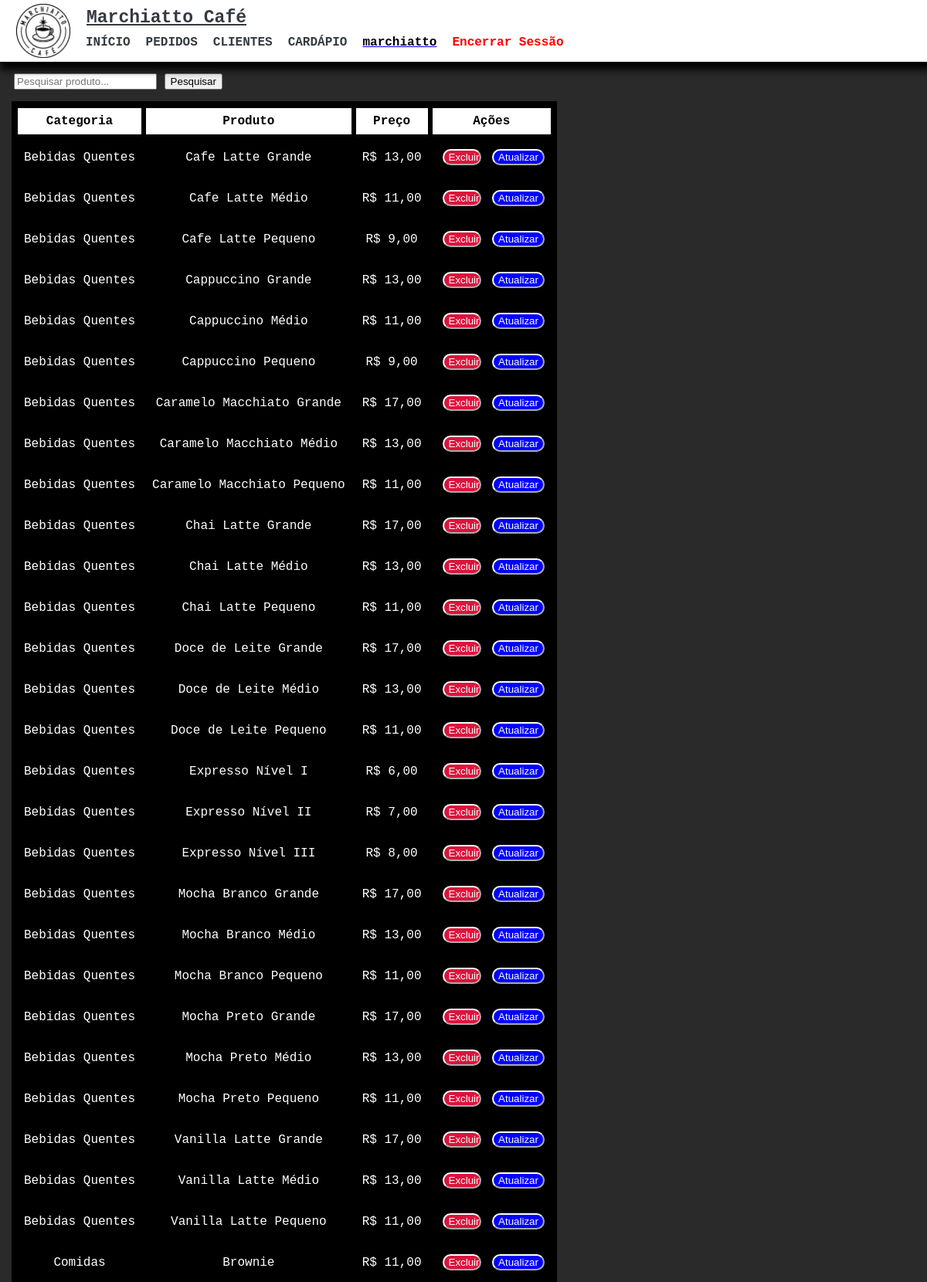
Page /admin/cardapio.php (signed in, upper part) on the committed database.
### tables this page shows
CREATE TABLE `usuarios` (
  `idUsuario` int(11) NOT NULL,
  `nome` varchar(80) NOT NULL,
  `senha` varchar(64) NOT NULL
);

CREATE TABLE `produtos` (
  `id` int(11) NOT NULL,
  `nome` varchar(100) NOT NULL,
  `descricao` text DEFAULT NULL,
  `categoria_id` int(11) NOT NULL,
  `preco` decimal(10,2) NOT NULL
);

CREATE TABLE `categoria` (
  `id` int(11) NOT NULL,
  `nome` varchar(100) NOT NULL
);

### php/verifica.php (called while the page is built)
<?php
require 'connect.php';
if (isset($_SESSION['idUser']) && !empty($_SESSION['idUser'])) {
    require_once 'user.class.php';
    $u = new Usuario();
    $listalogado = $u -> logado($_SESSION['idUser']);
    $nomeUser = $listalogado['nome'];
} else {
    header("Location: ../login.php");
}
?>

### php/user.class.php (called while the page is built, shortened)
<?php
class Usuario{
    public function logado($id){
        global $pdo;
        $array = array();
        $sql = "SELECT nome FROM usuarios WHERE idUsuario = :idUsuario";
        $sql = $pdo -> prepare($sql);
        $sql -> bindValue("idUsuario", $id);
        $sql -> execute();
        if($sql -> rowCount() > 0){
            $array = $sql -> fetch();
        }
        return $array;
    }
}
?>

### admin/cardapio.php (the view, shortened to what this page needs)
<!DOCTYPE html>
<html lang="pt-BR">
<head>
    <link rel="stylesheet" href="../css/admin.css">
</head>
<body class="espaco_cabecalho">
    <?php
    require '../php/verifica.php';
    require_once 'cabecalho.php';
    if (isset($_SESSION['idUser']) && !empty($_SESSION['idUser'])): ?>
        <div>
            <form id="formPesquisaProduto" method="post">
                <input style="margin-left:18px; margin-bottom: 15px;" type="text" id="inputPesquisa" name="pesquisar"
                    placeholder="Pesquisar produto...">
                <input type="submit" value="Pesquisar">
            </form>
        </div>
        <div>
            <?php
            include ("../php/connect.php");
            $sql = "SELECT p.id AS id_produto, p.nome AS produto, p.preco AS preco, c.id AS categoria_id, c.nome AS categoria, p.descricao AS descricao
                    FROM produtos p
                    INNER JOIN categoria c ON p.categoria_id = c.id
                    ORDER BY c.nome, p.nome";
            try {
                $stmt = $pdo->query($sql);
                if ($stmt->rowCount() > 0) {
                    echo "<table id='tabelaCardapio' class='table-clientes'>
                            <thead>
                                <tr>
                                    <th>Categoria</th>
                                    <th>Produto</th>
                                    <th>Preço</th>
                                    <th>Ações</th>
                                </tr>
                            </thead>";
                    while ($row = $stmt->fetch(PDO::FETCH_ASSOC)) {
                        echo "<tr class='table-selecionada'>
                                <td>" . $row['categoria'] . "</td>
                                <td>" . $row['produto'] . "</td>
                                <td>R$ " . number_format($row['preco'], 2, ',', '.') . "</td>
                                <td>
                                    <form action='../php/deletar_produto.php' method='post' style='display: inline-block;'>
                                        <input type='hidden' name='id_produto' value='" . $row['id_produto'] . "'>
                                        <input class='botaoexcluir' style='width: 50px; margin: 5px;' type='submit' value='Excluir'>
                                    </form>
                                    <button class='botaoatualizar'onclick='openModal(\"myModal" . $row['id_produto'] . "\")'>Atualizar</button>
                                </td>
                            </tr>";
                    }
                    echo "</table>";
                } else {
                    echo "<p class='table-cardapio'>Nenhum produto encontrado.</p>";
                    $resetSql = "ALTER TABLE produtos AUTO_INCREMENT = 1";
                    $pdo->query($resetSql);
                }
            } catch (PDOException $e) {
                echo "Erro: " . $e->getMessage();
            }
            ?>
        </div>
    <?php else:
        header("Location: ../login.php");
    endif; ?>
</body>
</html>

### admin/cabecalho.php (shortened to what this page needs)
<head>
    <link rel="stylesheet" href="../css/cabecalho.css">
</head>
<nav class="header">
  <a href="#" class="logo">
    <img src="../images/logo.jpg" alt="Marchiatto Café Logo">
  </a>
  <div class="container-fluido">
    <div class="navbar-brand-container">
      <a class="navbar-brand" href="admin.php">Marchiatto Café</a>
    </div>
    <ul class="navbar-nav">
      <li class="nav-item">
        <a class="nav-link active" aria-current="page" href="admin.php">INÍCIO</a>
      </li>
      <li class="nav-item">
        <a class="nav-link" href="pedidos.php">PEDIDOS</a>
      </li>
      <li class="nav-item">
        <a class="nav-link" href="clientes.php">CLIENTES</a>
      </li>
      <li class="nav-item">
        <a class="nav-link" href="cardapio.php">CARDÁPIO</a>
      </li>
      <li class="nav-item">
        <a class="nav-item-user" href="gerenciar_admins.php"><span style="color: black; font-weight: bold;"><?php echo $nomeUser ?></span></a>
      </li>
      <li class="nav-item">
        <a class="nav-link" href="../php/logout.php" style="color: red;">Encerrar Sessão</a>
      </li>
    </ul>
  </div>
</nav>

### css/admin.css (style rules this page uses)
body { font-family: 'Oswald', sans-serif; margin: 0; padding: 0; background-color: rgb(42, 42, 42); padding-top: 10px; }
.espaco_cabecalho { padding-top: 95px; }
.table-clientes { background-color: #000000; color: rgb(255, 255, 255); padding: 10px; margin-left: 15px; table-layout: auto; width: auto; padding: 5px 4px; }
.botaoexcluir { cursor: pointer; border-radius: 20px; background-color: crimson; border-color: white; color: white; }
.botaoatualizar { cursor: pointer; border-radius: 20px; background-color: blue; border-color: white; color: white; }
thead { color: black; background-color: white; }
.table-clientes td, .table-clientes th { text-align: center; border: 2px solid #000000; padding: 8px; }

### css/cabecalho.css (style rules this page uses)
body { font-family: 'Courier new', sans-serif; margin: 0; padding: 0; background-color: rgb(42, 42, 42); }
.header { background-color: rgb(255, 255, 255); padding: 10px 20px; box-shadow: 0 10px 10px rgb(0, 0, 0); display: flex; align-items: center; justify-content: space-between; position: fixed; width: 100%; height: 60px; top: 0; z-index: 999; }
.header .logo img { height: 70px; display: flex; }
.container-fluido { font-family: 'Courier new', sans-serif; width: 100%; margin-left: 20px; }
.navbar-brand-container { margin-top: 10px; margin-left: 0px; }
.navbar-brand { font-size: 23px; font-weight: bold; color: #343a40; padding: 1px; padding-bottom: 0px; }
.navbar-nav { list-style: none; margin-top: 0px; padding: 0px; display: flex; align-items: center; }
.nav-item { margin-left: 0px; margin-top: 10px; padding-right: 20px; }
.nav-link { color: #343a40; text-decoration: none; font-weight: bold; margin-top: 30px; }

### rows in the picture
usuarios: nome "marchiatto"
produtos: categoria.nome "Bebidas Quentes", nome "Cafe Latte Grande", preco "13,00"
produtos: categoria.nome "Bebidas Quentes", nome "Cafe Latte Médio", preco "11,00"
produtos: categoria.nome "Bebidas Quentes", nome "Cafe Latte Pequeno", preco "9,00"
produtos: categoria.nome "Bebidas Quentes", nome "Cappuccino Grande", preco "13,00"
produtos: categoria.nome "Bebidas Quentes", nome "Cappuccino Médio", preco "11,00"
produtos: categoria.nome "Bebidas Quentes", nome "Cappuccino Pequeno", preco "9,00"
produtos: categoria.nome "Bebidas Quentes", nome "Caramelo Macchiato Grande", preco "17,00"
produtos: categoria.nome "Bebidas Quentes", nome "Caramelo Macchiato Médio", preco "13,00"
produtos: categoria.nome "Bebidas Quentes", nome "Caramelo Macchiato Pequeno", preco "11,00"
produtos: categoria.nome "Bebidas Quentes", nome "Chai Latte Grande", preco "17,00"
produtos: categoria.nome "Bebidas Quentes", nome "Chai Latte Médio", preco "13,00"
produtos: categoria.nome "Bebidas Quentes", nome "Chai Latte Pequeno", preco "11,00"
produtos: categoria.nome "Bebidas Quentes", nome "Doce de Leite Grande", preco "17,00"
produtos: categoria.nome "Bebidas Quentes", nome "Doce de Leite Médio", preco "13,00"
produtos: categoria.nome "Bebidas Quentes", nome "Doce de Leite Pequeno", preco "11,00"
produtos: categoria.nome "Bebidas Quentes", nome "Expresso Nível I", preco "6,00"
produtos: categoria.nome "Bebidas Quentes", nome "Expresso Nível II", preco "7,00"
produtos: categoria.nome "Bebidas Quentes", nome "Expresso Nível III", preco "8,00"
produtos: categoria.nome "Bebidas Quentes", nome "Mocha Branco Grande", preco "17,00"
produtos: categoria.nome "Bebidas Quentes", nome "Mocha Branco Médio", preco "13,00"
produtos: categoria.nome "Bebidas Quentes", nome "Mocha Branco Pequeno", preco "11,00"
produtos: categoria.nome "Bebidas Quentes", nome "Mocha Preto Grande", preco "17,00"
produtos: categoria.nome "Bebidas Quentes", nome "Mocha Preto Médio", preco "13,00"
produtos: categoria.nome "Bebidas Quentes", nome "Mocha Preto Pequeno", preco "11,00"
produtos: categoria.nome "Bebidas Quentes", nome "Vanilla Latte Grande", preco "17,00"
produtos: categoria.nome "Bebidas Quentes", nome "Vanilla Latte Médio", preco "13,00"
produtos: categoria.nome "Bebidas Quentes", nome "Vanilla Latte Pequeno", preco "11,00"
produtos: categoria.nome "Comidas", nome "Brownie", preco "11,00"
